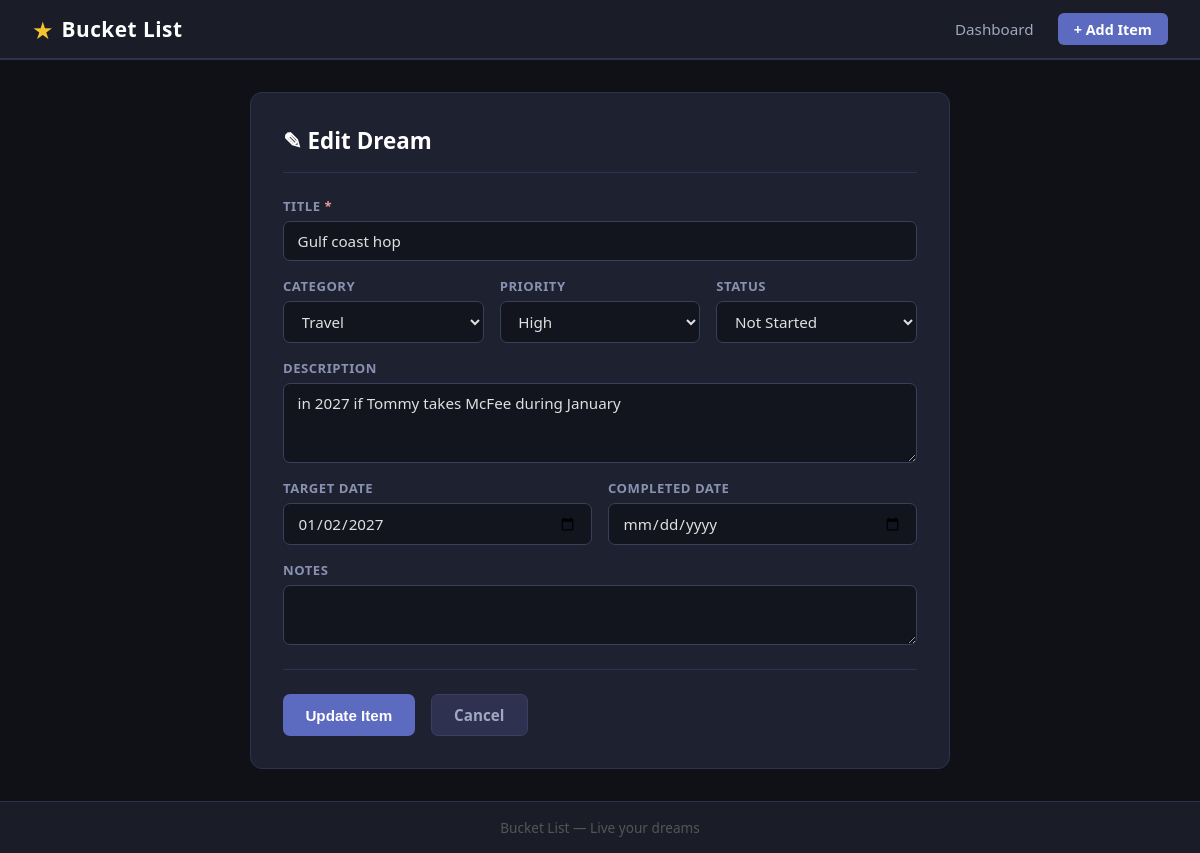
Page /edit/2 on the committed database.
### tables this page shows
CREATE TABLE bucket_list_items (
            id INTEGER PRIMARY KEY AUTOINCREMENT,
            title TEXT NOT NULL,
            category TEXT,
            priority TEXT,
            status TEXT DEFAULT 'Not Started',
            description TEXT,
            target_date DATE,
            completed_date DATE,
            notes TEXT,
            created_at DATETIME DEFAULT CURRENT_TIMESTAMP
        );

### app.py (the view, shortened to what this page needs)
@app.route('/edit/<int:item_id>', methods=['GET', 'POST'])
def edit(item_id):
    conn = get_db()
    item = conn.execute('SELECT * FROM bucket_list_items WHERE id = ?', (item_id,)).fetchone()
    conn.close()
    if not item:
        return redirect(url_for('index'))
    return render_template('edit.html', item=item, categories=CATEGORIES, priorities=PRIORITIES, statuses=STATUSES)

### app.py (called while the page is built)
def get_db():
    conn = sqlite3.connect(DB_PATH)
    conn.row_factory = sqlite3.Row
    return conn

### templates/edit.html (shortened to what this page needs)
{% extends 'base.html' %}
{% block content %}
<div class="form-container">
    <h2 class="form-title">&#9998; Edit Dream</h2>
    <form method="POST" action="{{ url_for('edit', item_id=item.id) }}">
        <div class="form-group">
            <label for="title">Title <span class="required">*</span></label>
            <input type="text" id="title" name="title" required value="{{ item.title }}">
        </div>
        <div class="form-row">
            <div class="form-group">
                <label for="category">Category</label>
                <select id="category" name="category">
                    {% for cat in categories %}
                    <option value="{{ cat }}" {% if item.category == cat %}selected{% endif %} class="opt-category-{{ cat | lower }}">{{ cat }}</option>
                    {% endfor %}
                </select>
            </div>
            <div class="form-group">
                <label for="priority">Priority</label>
                <select id="priority" name="priority">
                    {% for p in priorities %}
                    <option value="{{ p }}" {% if item.priority == p %}selected{% endif %} class="opt-priority-{{ p | lower }}">{{ p }}</option>
                    {% endfor %}
                </select>
            </div>
            <div class="form-group">
                <label for="status">Status</label>
                <select id="status" name="status">
                    {% for s in statuses %}
                    <option value="{{ s }}" {% if item.status == s %}selected{% endif %} class="opt-status-{{ s | replace(' ', '-') | lower }}">{{ s }}</option>
                    {% endfor %}
                </select>
            </div>
        </div>
        <div class="form-group">
            <label for="description">Description</label>
            <textarea id="description" name="description" rows="3">{{ item.description or '' }}</textarea>
        </div>
        <div class="form-row">
            <div class="form-group">
                <label for="target_date">Target Date</label>
                <input type="date" id="target_date" name="target_date" value="{{ item.target_date or '' }}">
            </div>
            <div class="form-group">
                <label for="completed_date">Completed Date</label>
                <input type="date" id="completed_date" name="completed_date" value="{{ item.completed_date or '' }}">
            </div>
        </div>
        <div class="form-group">
            <label for="notes">Notes</label>
            <textarea id="notes" name="notes" rows="2">{{ item.notes or '' }}</textarea>
        </div>
        <div class="form-actions">
            <button type="submit" class="btn-primary">Update Item</button>
            <a href="{{ url_for('index') }}" class="btn-secondary">Cancel</a>
        </div>
    </form>
</div>
{% endblock %}

### static/style.css (style rules this page uses)
*, *::before, *::after { box-sizing: border-box; margin: 0; padding: 0; }
body { font-family: 'Segoe UI', Arial, sans-serif; background: #0f1117; color: #e0e0e0; min-height: 100vh; display: flex; flex-direction: column; }
a { text-decoration: none; color: inherit; }
.form-container { max-width: 700px; margin: 0 auto; background: #1e2130; border: 1px solid #2e3250; border-radius: 12px; padding: 2rem; }
.form-title { font-size: 1.4rem; font-weight: 700; color: #ffffff; margin-bottom: 1.5rem; padding-bottom: 1rem; border-bottom: 1px solid #2e3250; }
.form-group { display: flex; flex-direction: column; gap: 0.4rem; margin-bottom: 1rem; flex: 1; }
.form-group label { font-size: 0.82rem; color: #8892b0; text-transform: uppercase; letter-spacing: 0.5px; font-weight: 600; }
.form-group input[type="text"], .form-group input[type="date"], .form-group textarea, .form-group select { background: #12141e; color: #e0e0e0; border: 1px solid #3a3f5c; border-radius: 7px; padding: 0.55rem 0.85rem; font-size: 0.95rem; font-family: inherit; width: 100%; transition: border-color 0.2s; }
.form-group textarea { resize: vertical; }
.form-row { display: flex; gap: 1rem; flex-wrap: wrap; }
.form-row .form-group { flex: 1; min-width: 160px; }
.required { color: #ef9a9a; }
.form-actions { display: flex; gap: 1rem; margin-top: 1.5rem; padding-top: 1.5rem; border-top: 1px solid #2e3250; }
.btn-primary { background: #5c6bc0; color: #ffffff; padding: 0.6rem 1.4rem; border-radius: 7px; font-size: 0.95rem; font-weight: 600; border: none; cursor: pointer; transition: background 0.2s; display: inline-block; }
.btn-secondary { background: #2e3250; color: #a0a8c0; padding: 0.6rem 1.4rem; border-radius: 7px; font-size: 0.95rem; font-weight: 600; border: 1px solid #3a3f5c; cursor: pointer; transition: background 0.2s; display: inline-block; line-height: 1.4; }
option.opt-category-travel { background: #0277bd; color: #fff; }
option.opt-priority-high { background: #b71c1c; color: #fff; }
option.opt-status-not-started { background: #455a64; color: #fff; }

### rows in the picture
bucket_list_items: title "Gulf coast hop", category "Travel", priority "High", status "Not Started", description "in 2027 if Tommy takes McFee during January", target_date "01/02/2027"
